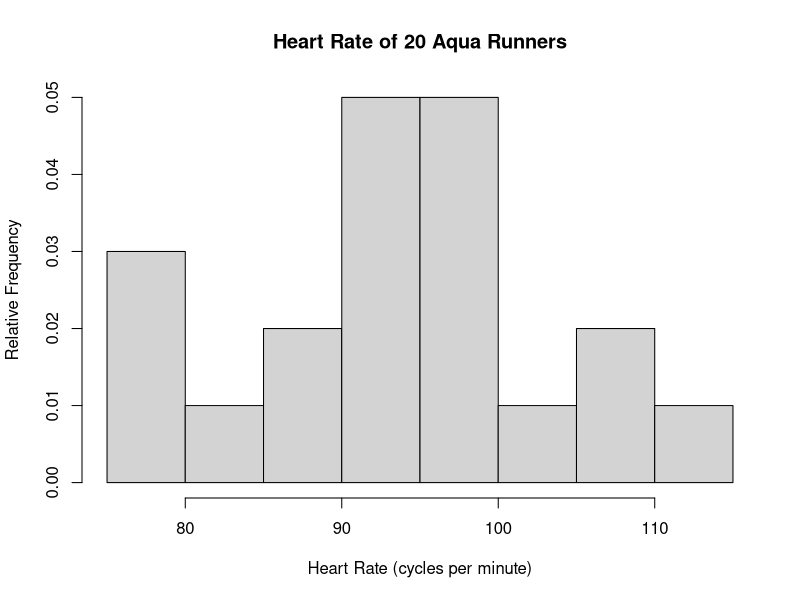

Recreate this plot in R.
# WMS Ex. 1.24 (b) - Relative frequency histogram representing heartrate
# measurements of 20 healthy people at a cadence of 48 cycles per minute
# while engaged in aqua running.


heartrate <- c(87, 109, 79, 80, 96, 95, 90, 92, 96, 98,
               101, 91, 78, 112, 94, 98, 94, 107, 81, 96)


hist(heartrate,
     freq = FALSE,
     main = "Heart Rate of 20 Aqua Runners",
     xlab = "Heart Rate (cycles per minute)",
     ylab = "Relative Frequency")


pdf("ex1_24_b.pdf")
dev.off()
